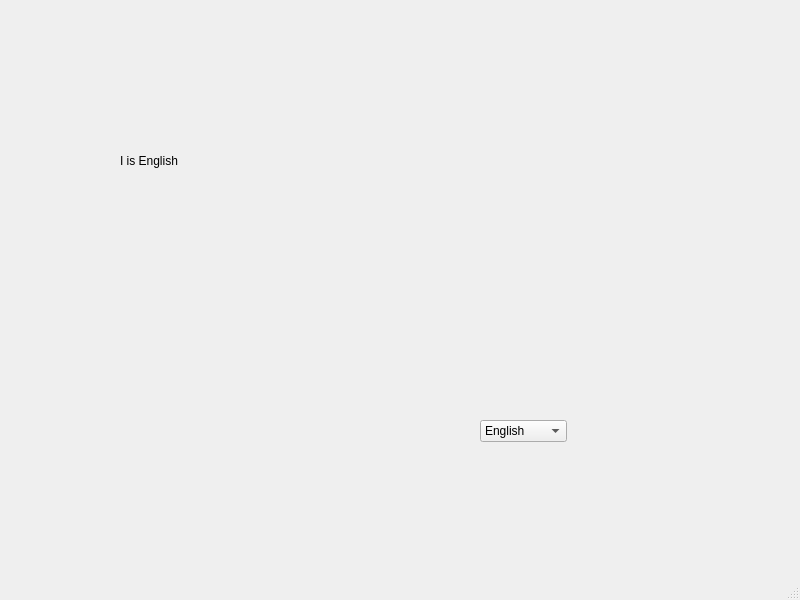
<?xml version="1.0" encoding="UTF-8"?>
<ui version="4.0">
 <class>MainWindow</class>
 <widget class="QMainWindow" name="MainWindow">
  <property name="geometry">
   <rect>
    <x>0</x>
    <y>0</y>
    <width>800</width>
    <height>600</height>
   </rect>
  </property>
  <property name="windowTitle">
   <string>MainWindow</string>
  </property>
  <widget class="QWidget" name="centralwidget">
   <widget class="QLabel" name="label">
    <property name="geometry">
     <rect>
      <x>120</x>
      <y>90</y>
      <width>321</width>
      <height>141</height>
     </rect>
    </property>
    <property name="text">
     <string>I is English</string>
    </property>
   </widget>
   <widget class="QComboBox" name="comboBox">
    <property name="geometry">
     <rect>
      <x>480</x>
      <y>420</y>
      <width>87</width>
      <height>22</height>
     </rect>
    </property>
    <item>
     <property name="text">
      <string>English</string>
     </property>
    </item>
    <item>
     <property name="text">
      <string>Chinese</string>
     </property>
    </item>
   </widget>
  </widget>
  <widget class="QMenuBar" name="menubar">
   <property name="geometry">
    <rect>
     <x>0</x>
     <y>0</y>
     <width>800</width>
     <height>26</height>
    </rect>
   </property>
  </widget>
  <widget class="QStatusBar" name="statusbar"/>
 </widget>
 <resources/>
 <connections/>
</ui>
